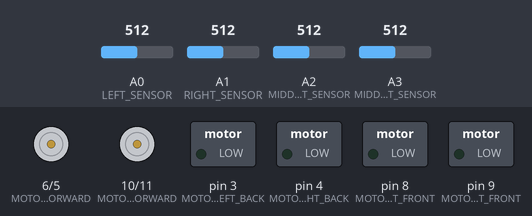
Simulated run of this sketch. Board: Arduino Uno, built with avr-gcc and run on an emulated ATmega328P. Parts: motor-driver pin pairs drawn as motors (green arrow = first pin HIGH = forward, orange = second pin HIGH = backward, longer = more drive), switched loads named in the sketch (green lamp = pin HIGH). The test bench sets the inputs (shaded band); at power-on: A2 (MIDDLE_LEFT_SENSOR) = 512, A3 (MIDDLE_RIGHT_SENSOR) = 512, A0 (LEFT_SENSOR) = 512, A1 (RIGHT_SENSOR) = 512.

Above: at 1.2 s.
1.3 s: A2 (MIDDLE_LEFT_SENSOR) set to 491
At 2.2 s:
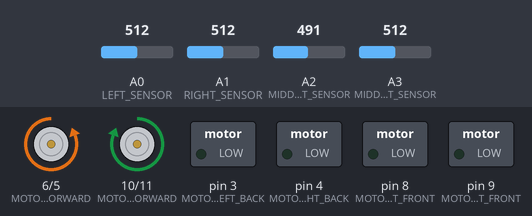
2.8 s: A3 (MIDDLE_RIGHT_SENSOR) set to 493
At 3.3 s:
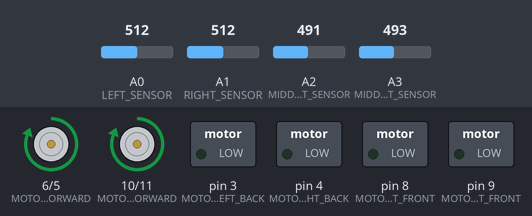
4.3 s: A2 (MIDDLE_LEFT_SENSOR) set to 510
At 5.5 s:
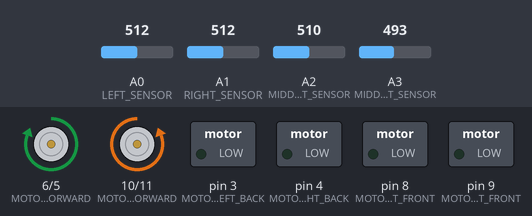
5.8 s: A2 (MIDDLE_LEFT_SENSOR) set to 490
At 6.8 s:
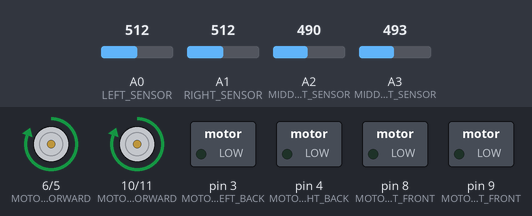
7.3 s: A2 (MIDDLE_LEFT_SENSOR) set to 716
At 7.9 s:
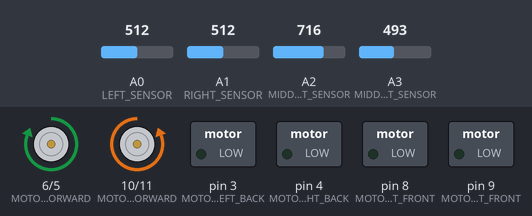
Timing chart, 0 to 9.8 s (numbered marks = the images above; inputs shaded):
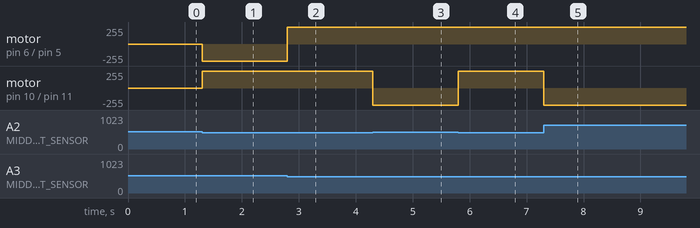

Measured:
- the behaviour switches between 500 and 499 on A2 (MIDDLE_LEFT_SENSOR) (found by bisection; images 0 and 1)
- the behaviour switches between 500 and 499 on A3 (MIDDLE_RIGHT_SENSOR) (found by bisection; images 1 and 2)
- after the input at 1.3 s, motor on pin 6 (MOTOR_RIGHT_FORWARD) / pin 5 (MOTOR_RIGHT_BACKWARD): stopped → backward 255/255 at once; motor on pin 10 (MOTOR_LEFT_FORWARD) / pin 11 (MOTOR_LEFT_BACKWARD): stopped → forward 255/255 at once
- after the input at 2.8 s, motor on pin 6 (MOTOR_RIGHT_FORWARD) / pin 5 (MOTOR_RIGHT_BACKWARD): backward 255/255 → forward 255/255 at once
- after the input at 4.3 s, motor on pin 10 (MOTOR_LEFT_FORWARD) / pin 11 (MOTOR_LEFT_BACKWARD): forward 255/255 → backward 255/255 at once
- after the input at 5.8 s, motor on pin 10 (MOTOR_LEFT_FORWARD) / pin 11 (MOTOR_LEFT_BACKWARD): backward 255/255 → forward 255/255 at once
- after the input at 7.3 s, motor on pin 10 (MOTOR_LEFT_FORWARD) / pin 11 (MOTOR_LEFT_BACKWARD): forward 255/255 → backward 255/255 at once

The sketch:

do_line_4_motor.ino
```cpp
// Define the pin numbers for the IR sensors and motor driver
#define LEFT_SENSOR A0
#define RIGHT_SENSOR A1
#define MIDDLE_LEFT_SENSOR A2
#define MIDDLE_RIGHT_SENSOR A3

#define MOTOR_LEFT_FORWARD 10
#define MOTOR_LEFT_BACKWARD 11
#define MOTOR_RIGHT_FORWARD 6
#define MOTOR_RIGHT_BACKWARD 5
#define MOTOR_LEFT_FRONT 9
#define MOTOR_LEFT_BACK 3
#define MOTOR_RIGHT_FRONT 8
#define MOTOR_RIGHT_BACK 4

// Define the threshold values for the IR sensors
#define THRESHOLD 500

void setup() {
  // Set the motor pins as outputs
  pinMode(MOTOR_LEFT_FORWARD, OUTPUT);
  pinMode(MOTOR_LEFT_BACKWARD, OUTPUT);
  pinMode(MOTOR_LEFT_FRONT, OUTPUT);
  pinMode(MOTOR_LEFT_BACK, OUTPUT);
  pinMode(MOTOR_RIGHT_FORWARD, OUTPUT);
  pinMode(MOTOR_RIGHT_BACKWARD, OUTPUT);
  pinMode(MOTOR_RIGHT_FRONT, OUTPUT);
  pinMode(MOTOR_RIGHT_BACK, OUTPUT);
}

void loop() {
  // Read the sensor values
  int left = analogRead(LEFT_SENSOR);
  int right = analogRead(RIGHT_SENSOR);
  int middle_left = analogRead(MIDDLE_LEFT_SENSOR);
  int middle_right = analogRead(MIDDLE_RIGHT_SENSOR);

  // Determine the motor speeds based on the sensor values
  int left_speed_front = 0;
  int left_speed_back = 0;
  int right_speed_front = 0;
  int right_speed_back = 0;

  if (left < THRESHOLD && right < THRESHOLD && middle_left < THRESHOLD && middle_right < THRESHOLD) {
    // Stop if all sensors are reading black
    left_speed_front = 0;
    left_speed_back = 0;
    right_speed_front = 0;
    right_speed_back = 0;
  } else if (middle_left < THRESHOLD && middle_right < THRESHOLD) {
    // Move forward if the middle sensors are reading black
    left_speed_front = 255;
    left_speed_back = 0;
    right_speed_front = 255;
    right_speed_back = 0;
  } else if (middle_left >= THRESHOLD && middle_right < THRESHOLD) {
    // Turn left if the left middle sensor is reading white
    left_speed_front = 0;
    left_speed_back = 255;
    right_speed_front = 255;
    right_speed_back = 0;
  } else if (middle_left < THRESHOLD && middle_right >= THRESHOLD) {
    // Turn right if the right middle sensor is reading white
    left_speed_front = 255;
    left_speed_back = 0;
    right_speed_front = 0;
    right_speed_back = 255;
  }

  // Set the motor speeds
  analogWrite(MOTOR_LEFT_FORWARD, left_speed_front);
  analogWrite(MOTOR_LEFT_BACKWARD, left_speed_back);
  analogWrite(MOTOR_RIGHT_FORWARD, right_speed_front);
  analogWrite(MOTOR_RIGHT_BACKWARD, right_speed_back);
}
```
